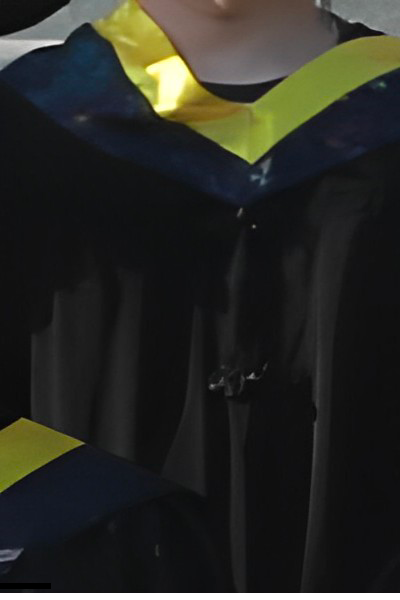
#> input picture baseOpenCV/pic/1.jpg, 400 x 600 px
$ python '04 channelAndColorChange.py'
#> lines starting #> are read from the running program, lines starting #| are printed output that depends on the picture
# -*-coding: utf-8 -*-
# @Time    : 2023/4/9 16:36
# @Author  : 刘少博
# @File    : 04 channelAndColorChange.py

import numpy as np
import cv2 as cv
import matplotlib.pyplot as plt

# 通道拆分、通道合并
# 图像类型转换：RGB-》gray、RGB-》HSV

img = cv.imread("pic/1.jpg", 1)  # 1: 彩色图像
#> img is the input picture: shape (600, 400, 3); mean B, G, R 36, 41.4, 40.7

plt.imshow(img[:, :, ::-1])
plt.show()

# 通道拆分
b, g, r = cv.split(img)  # cv为BGR数据，拆分为3个通道
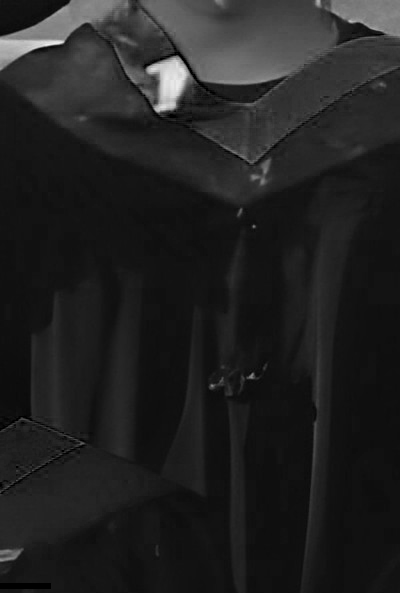
#> b: shape (600, 400); min 0, max 255, mean 36
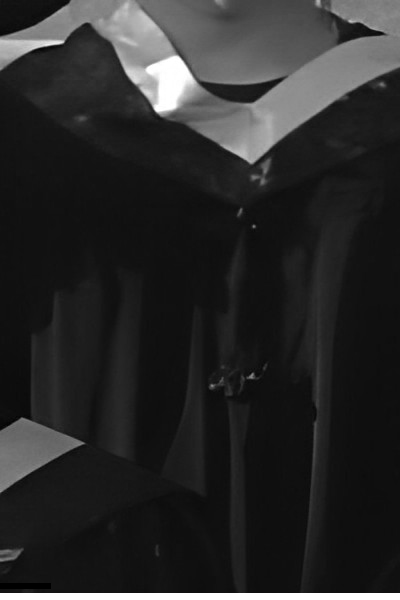
#> g: shape (600, 400); min 0, max 255, mean 41.4
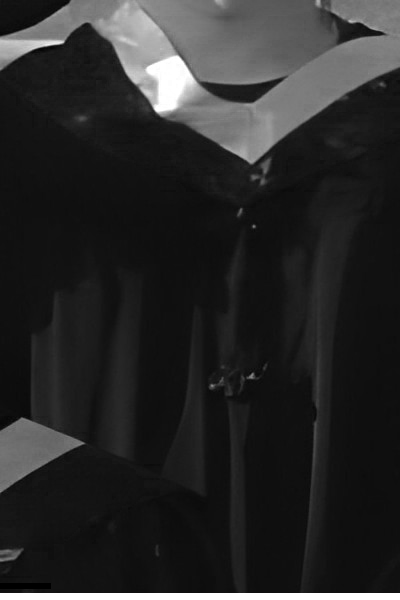
#> r: shape (600, 400); min 0, max 255, mean 40.7
plt.imshow(b)
plt.show()  # b通道图像展示
plt.imshow(g)
plt.show()  # b通道图像展示
plt.imshow(r)
plt.show()  # b通道图像展示

# 通道合并
img2 = cv.merge((r, g, b))  # 拼接为RGB图像
plt.imshow(img2)
plt.show()

# RGB -> Gray
imgGray = cv.cvtColor(img, cv.COLOR_BGR2GRAY)  # 参数1 BGR图像 参数2：转换类型
plt.imshow(imgGray, cmap=plt.cm.gray)  # 显示灰度图像,加cmap=plt.cm.gray
plt.show()

# RGB -> HSV
imgHSV = cv.cvtColor(img, cv.COLOR_BGR2HSV)  # 参数1 BGR图像 参数2：转换类型
#> imgHSV: shape (600, 400, 3); mean H, S, V 56.5, 42.8, 44.7
plt.imshow(imgHSV)  # 显示HSV图像
plt.show()

$ run again, with baseOpenCV/pic/0.jpg copied over baseOpenCV/pic/1.jpg
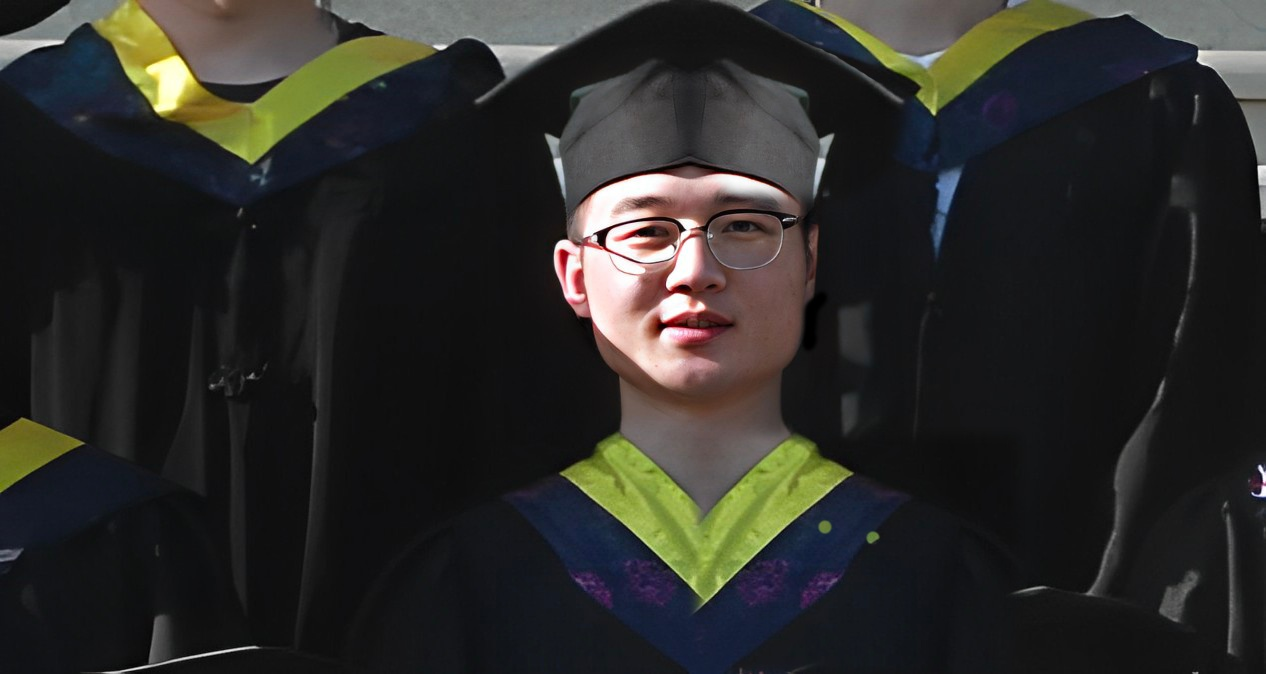
#> input picture baseOpenCV/pic/0.jpg, 1266 x 674 px
#> img is the input picture: shape (674, 1266, 3); mean B, G, R 40.6, 43.4, 43.9
#> `b, g, r = cv.split(img)`:
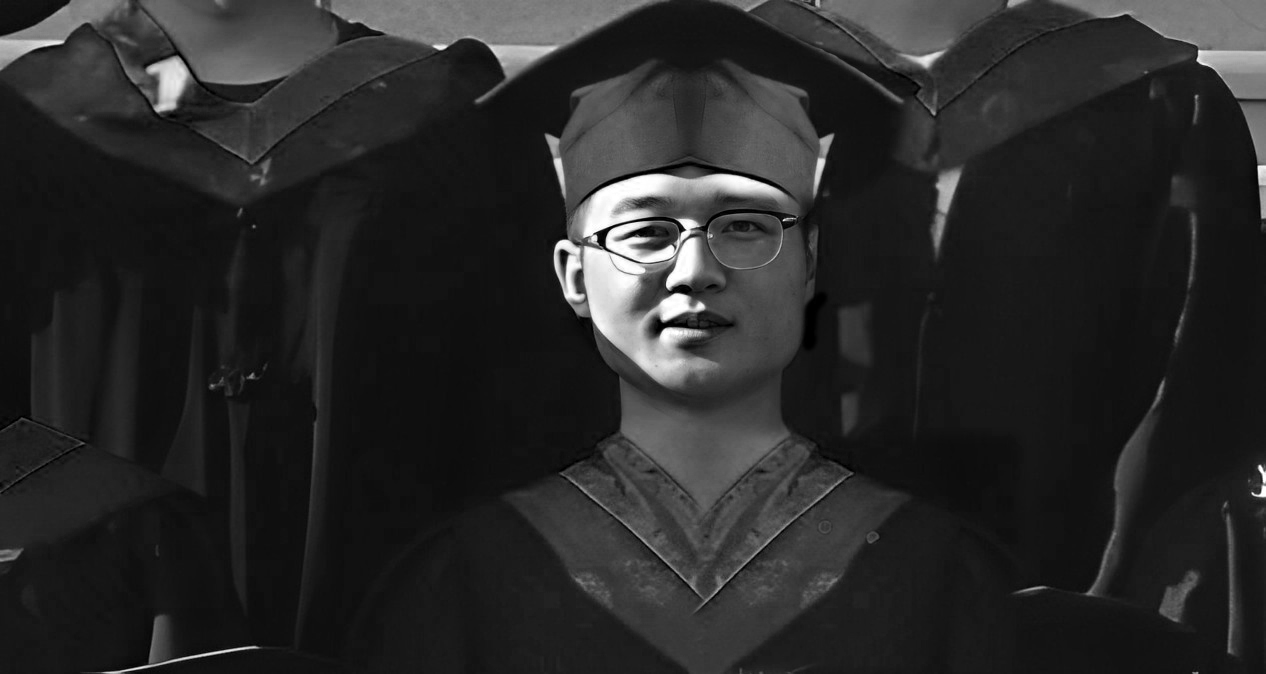
#> b: shape (674, 1266); min 0, max 255, mean 40.6
#> `b, g, r = cv.split(img)`:
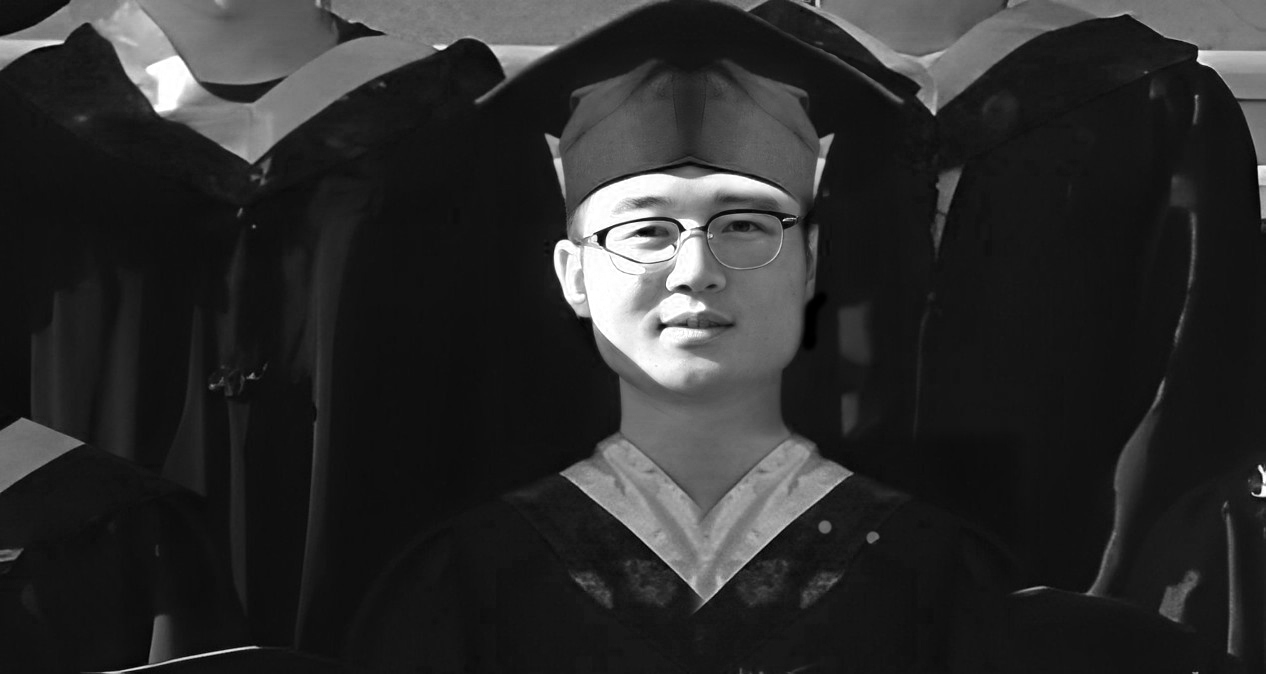
#> r: shape (674, 1266); min 0, max 255, mean 43.9
#> imgHSV: shape (674, 1266, 3); mean H, S, V 64.1, 43.9, 48.7

$ run again, with baseOpenCV/pic/2.jpg copied over baseOpenCV/pic/1.jpg
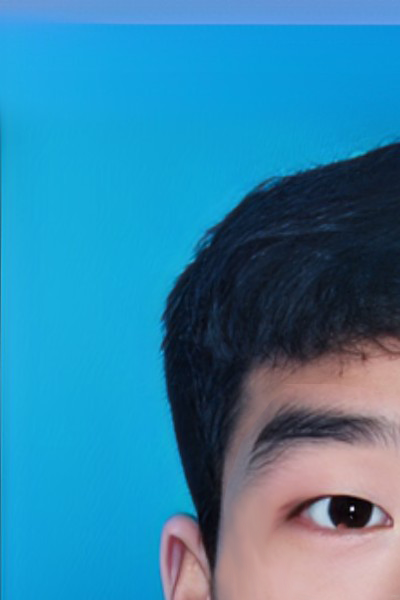
#> input picture baseOpenCV/pic/2.jpg, 400 x 600 px
#> img is the input picture: shape (600, 400, 3); mean B, G, R 168, 131, 49.6
#> `b, g, r = cv.split(img)`:
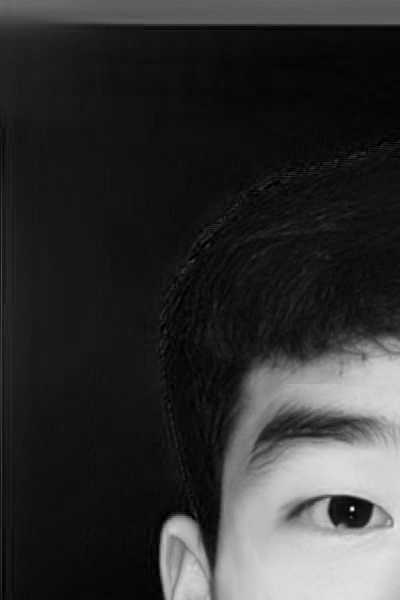
#> r: shape (600, 400); min 0, max 239, mean 49.6
#> `imgGray = cv.cvtColor(img, cv.COLOR_BGR2GRAY)`:
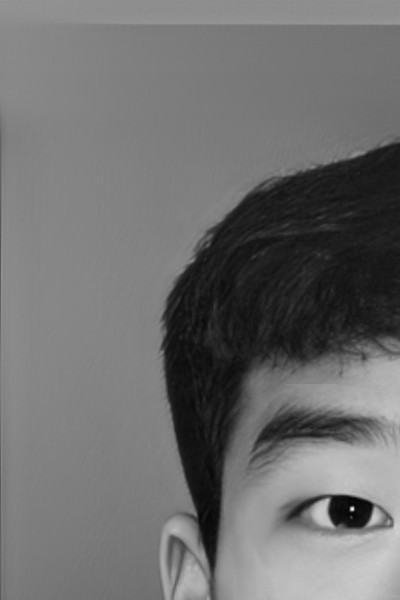
#> imgGray: shape (600, 400); min 1, max 239, mean 110.9
#> imgHSV: shape (600, 400, 3); mean H, S, V 96.9, 179, 174.2
